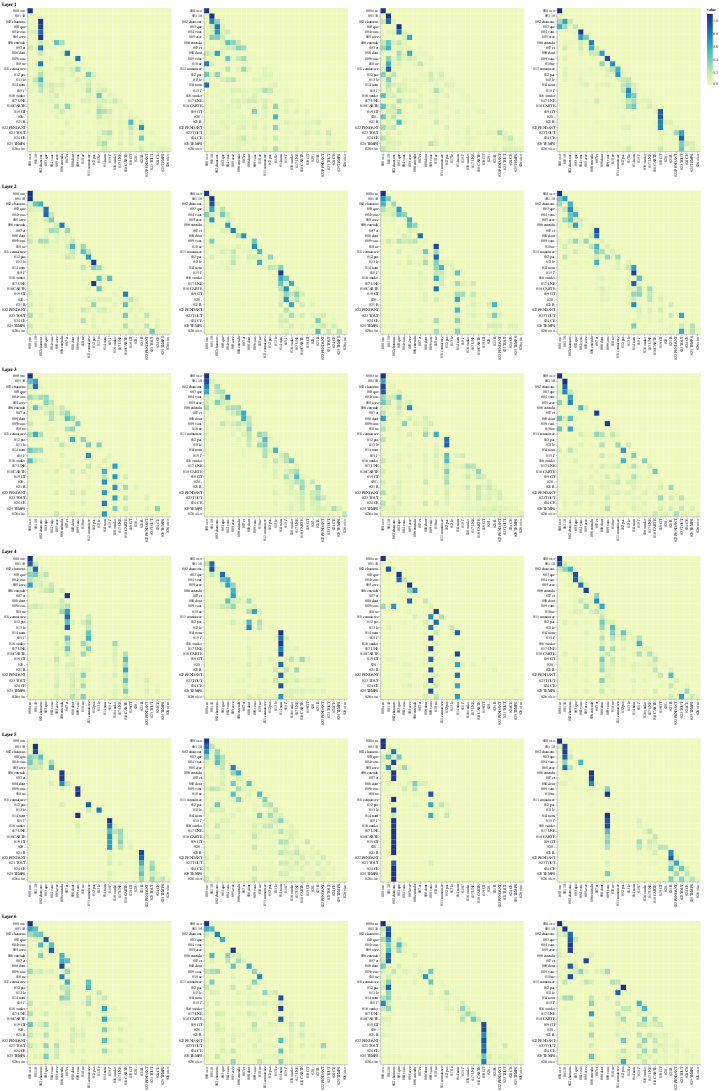

Notebook code for this chart:
### Markdown cell above
## Decoder Self Attention

### Code cell
def viz_decoder_self():
    model, example_data = run_model_example(n_examples=1)
    example = example_data[len(example_data) - 1]

    layer_viz = [
        visualize_layer(
            model,
            layer,
            get_decoder_self,
            len(example[1]),
            example[1],
            example[1],
        )
        for layer in range(6)
    ]
    return alt.hconcat(
        layer_viz[0]
        & layer_viz[1]
        & layer_viz[2]
        & layer_viz[3]
        & layer_viz[4]
        & layer_viz[5]
    )


show_example(viz_decoder_self)

### Figure 1 — Vega-Lite specification as saved in the notebook (floating-point values rounded to 4 significant figures; data arrays with more than 128 entries replaced by an {"elided": "..."} marker saying what was removed)
{"config": {"view": {"continuousWidth": 400, "continuousHeight": 300}}, "hconcat": [{"vconcat": [{"hconcat": [{"data": {"name": "data-06a665723d9df5a4ac3e4c959246958b"}, "mark": "rect", "encoding": {"color": {"type": "quantitative", "field": "value"}, "tooltip": [{"type": "quantitative", "field": "row"}, {"type": "quantitative", "field": "column"}, {"type": "quantitative", "field": "value"}, {"type": "nominal", "field": "row_token"}, {"type": "nominal", "field": "col_token"}], "x": {"type": "nominal", "axis": {"title": ""}, "field": "col_token"}, "y": {"type": "nominal", "axis": {"title": ""}, "field": "row_token"}}, "height": 400, "selection": {"selector055": {"type": "interval", "bind": "scales", "encodings": ["x", "y"]}}, "width": 400}, {"data": {"name": "data-dcdad1f34726a5d9081b41238a3834fb"}, "mark": "rect", "encoding": {"color": {"type": "quantitative", "field": "value"}, "tooltip": [{"type": "quantitative", "field": "row"}, {"type": "quantitative", "field": "column"}, {"type": "quantitative", "field": "value"}, {"type": "nominal", "field": "row_token"}, {"type": "nominal", "field": "col_token"}], "x": {"type": "nominal", "axis": {"title": ""}, "field": "col_token"}, "y": {"type": "nominal", "axis": {"title": ""}, "field": "row_token"}}, "height": 400, "selection": {"selector057": {"type": "interval", "bind": "scales", "encodings": ["x", "y"]}}, "width": 400}, {"data": {"name": "data-c5942dccf72186242ae2796cd63c56bd"}, "mark": "rect", "encoding": {"color": {"type": "quantitative", "field": "value"}, "tooltip": [{"type": "quantitative", "field": "row"}, {"type": "quantitative", "field": "column"}, {"type": "quantitative", "field": "value"}, {"type": "nominal", "field": "row_token"}, {"type": "nominal", "field": "col_token"}], "x": {"type": "nominal", "axis": {"title": ""}, "field": "col_token"}, "y": {"type": "nominal", "axis": {"title": ""}, "field": "row_token"}}, "height": 400, "selection": {"selector059": {"type": "interval", "bind": "scales", "encodings": ["x", "y"]}}, "width": 400}, {"data": {"name": "data-da7302128b21d435df5a9145e06860b9"}, "mark": "rect", "encoding": {"color": {"type": "quantitative", "field": "value"}, "tooltip": [{"type": "quantitative", "field": "row"}, {"type": "quantitative", "field": "column"}, {"type": "quantitative", "field": "value"}, {"type": "nominal", "field": "row_token"}, {"type": "nominal", "field": "col_token"}], "x": {"type": "nominal", "axis": {"title": ""}, "field": "col_token"}, "y": {"type": "nominal", "axis": {"title": ""}, "field": "row_token"}}, "height": 400, "selection": {"selector061": {"type": "interval", "bind": "scales", "encodings": ["x", "y"]}}, "width": 400}]}, {"vconcat": [{"hconcat": [{"data": {"name": "data-77762e59c53b61086022ba79dbf77c0b"}, "mark": "rect", "encoding": {"color": {"type": "quantitative", "field": "value"}, "tooltip": [{"type": "quantitative", "field": "row"}, {"type": "quantitative", "field": "column"}, {"type": "quantitative", "field": "value"}, {"type": "nominal", "field": "row_token"}, {"type": "nominal", "field": "col_token"}], "x": {"type": "nominal", "axis": {"title": ""}, "field": "col_token"}, "y": {"type": "nominal", "axis": {"title": ""}, "field": "row_token"}}, "height": 400, "selection": {"selector063": {"type": "interval", "bind": "scales", "encodings": ["x", "y"]}}, "width": 400}, {"data": {"name": "data-cd3b6942a03cf6197be966062d70d00e"}, "mark": "rect", "encoding": {"color": {"type": "quantitative", "field": "value"}, "tooltip": [{"type": "quantitative", "field": "row"}, {"type": "quantitative", "field": "column"}, {"type": "quantitative", "field": "value"}, {"type": "nominal", "field": "row_token"}, {"type": "nominal", "field": "col_token"}], "x": {"type": "nominal", "axis": {"title": ""}, "field": "col_token"}, "y": {"type": "nominal", "axis": {"title": ""}, "field": "row_token"}}, "height": 400, "selection": {"selector065": {"type": "interval", "bind": "scales", "encodings": ["x", "y"]}}, "width": 400}, {"data": {"name": "data-705739264165deedc5a18eca61327ca6"}, "mark": "rect", "encoding": {"color": {"type": "quantitative", "field": "value"}, "tooltip": [{"type": "quantitative", "field": "row"}, {"type": "quantitative", "field": "column"}, {"type": "quantitative", "field": "value"}, {"type": "nominal", "field": "row_token"}, {"type": "nominal", "field": "col_token"}], "x": {"type": "nominal", "axis": {"title": ""}, "field": "col_token"}, "y": {"type": "nominal", "axis": {"title": ""}, "field": "row_token"}}, "height": 400, "selection": {"selector067": {"type": "interval", "bind": "scales", "encodings": ["x", "y"]}}, "width": 400}, {"data": {"name": "data-db75b9a790a875446f353356ff329c3b"}, "mark": "rect", "encoding": {"color": {"type": "quantitative", "field": "value"}, "tooltip": [{"type": "quantitative", "field": "row"}, {"type": "quantitative", "field": "column"}, {"type": "quantitative", "field": "value"}, {"type": "nominal", "field": "row_token"}, {"type": "nominal", "field": "col_token"}], "x": {"type": "nominal", "axis": {"title": ""}, "field": "col_token"}, "y": {"type": "nominal", "axis": {"title": ""}, "field": "row_token"}}, "height": 400, "selection": {"selector069": {"type": "interval", "bind": "scales", "encodings": ["x", "y"]}}, "width": 400}]}], "title": "Layer 2"}, {"vconcat": [{"hconcat": [{"data": {"name": "data-21ec425225f2616d9d07356619ca282f"}, "mark": "rect", "encoding": {"color": {"type": "quantitative", "field": "value"}, "tooltip": [{"type": "quantitative", "field": "row"}, {"type": "quantitative", "field": "column"}, {"type": "quantitative", "field": "value"}, {"type": "nominal", "field": "row_token"}, {"type": "nominal", "field": "col_token"}], "x": {"type": "nominal", "axis": {"title": ""}, "field": "col_token"}, "y": {"type": "nominal", "axis": {"title": ""}, "field": "row_token"}}, "height": 400, "selection": {"selector071": {"type": "interval", "bind": "scales", "encodings": ["x", "y"]}}, "width": 400}, {"data": {"name": "data-dc8dde8ad799c3c539863c487dce760f"}, "mark": "rect", "encoding": {"color": {"type": "quantitative", "field": "value"}, "tooltip": [{"type": "quantitative", "field": "row"}, {"type": "quantitative", "field": "column"}, {"type": "quantitative", "field": "value"}, {"type": "nominal", "field": "row_token"}, {"type": "nominal", "field": "col_token"}], "x": {"type": "nominal", "axis": {"title": ""}, "field": "col_token"}, "y": {"type": "nominal", "axis": {"title": ""}, "field": "row_token"}}, "height": 400, "selection": {"selector073": {"type": "interval", "bind": "scales", "encodings": ["x", "y"]}}, "width": 400}, {"data": {"name": "data-13d44a4058c2eaf85b45aea3343e65ea"}, "mark": "rect", "encoding": {"color": {"type": "quantitative", "field": "value"}, "tooltip": [{"type": "quantitative", "field": "row"}, {"type": "quantitative", "field": "column"}, {"type": "quantitative", "field": "value"}, {"type": "nominal", "field": "row_token"}, {"type": "nominal", "field": "col_token"}], "x": {"type": "nominal", "axis": {"title": ""}, "field": "col_token"}, "y": {"type": "nominal", "axis": {"title": ""}, "field": "row_token"}}, "height": 400, "selection": {"selector075": {"type": "interval", "bind": "scales", "encodings": ["x", "y"]}}, "width": 400}, {"data": {"name": "data-77fb8d1ae85d116dcbadb69c302c29e5"}, "mark": "rect", "encoding": {"color": {"type": "quantitative", "field": "value"}, "tooltip": [{"type": "quantitative", "field": "row"}, {"type": "quantitative", "field": "column"}, {"type": "quantitative", "field": "value"}, {"type": "nominal", "field": "row_token"}, {"type": "nominal", "field": "col_token"}], "x": {"type": "nominal", "axis": {"title": ""}, "field": "col_token"}, "y": {"type": "nominal", "axis": {"title": ""}, "field": "row_token"}}, "height": 400, "selection": {"selector077": {"type": "interval", "bind": "scales", "encodings": ["x", "y"]}}, "width": 400}]}], "title": "Layer 3"}, {"vconcat": [{"hconcat": [{"data": {"name": "data-920623085b0172ef11ddb275a4bdb4a1"}, "mark": "rect", "encoding": {"color": {"type": "quantitative", "field": "value"}, "tooltip": [{"type": "quantitative", "field": "row"}, {"type": "quantitative", "field": "column"}, {"type": "quantitative", "field": "value"}, {"type": "nominal", "field": "row_token"}, {"type": "nominal", "field": "col_token"}], "x": {"type": "nominal", "axis": {"title": ""}, "field": "col_token"}, "y": {"type": "nominal", "axis": {"title": ""}, "field": "row_token"}}, "height": 400, "selection": {"selector079": {"type": "interval", "bind": "scales", "encodings": ["x", "y"]}}, "width": 400}, {"data": {"name": "data-d44192ec7649c7e80712311621d2670f"}, "mark": "rect", "encoding": {"color": {"type": "quantitative", "field": "value"}, "tooltip": [{"type": "quantitative", "field": "row"}, {"type": "quantitative", "field": "column"}, {"type": "quantitative", "field": "value"}, {"type": "nominal", "field": "row_token"}, {"type": "nominal", "field": "col_token"}], "x": {"type": "nominal", "axis": {"title": ""}, "field": "col_token"}, "y": {"type": "nominal", "axis": {"title": ""}, "field": "row_token"}}, "height": 400, "selection": {"selector081": {"type": "interval", "bind": "scales", "encodings": ["x", "y"]}}, "width": 400}, {"data": {"name": "data-b6fba9f0cae455044c99fe0803c552b7"}, "mark": "rect", "encoding": {"color": {"type": "quantitative", "field": "value"}, "tooltip": [{"type": "quantitative", "field": "row"}, {"type": "quantitative", "field": "column"}, {"type": "quantitative", "field": "value"}, {"type": "nominal", "field": "row_token"}, {"type": "nominal", "field": "col_token"}], "x": {"type": "nominal", "axis": {"title": ""}, "field": "col_token"}, "y": {"type": "nominal", "axis": {"title": ""}, "field": "row_token"}}, "height": 400, "selection": {"selector083": {"type": "interval", "bind": "scales", "encodings": ["x", "y"]}}, "width": 400}, {"data": {"name": "data-5d4edac0e0be31629808f8dd71484f5b"}, "mark": "rect", "encoding": {"color": {"type": "quantitative", "field": "value"}, "tooltip": [{"type": "quantitative", "field": "row"}, {"type": "quantitative", "field": "column"}, {"type": "quantitative", "field": "value"}, {"type": "nominal", "field": "row_token"}, {"type": "nominal", "field": "col_token"}], "x": {"type": "nominal", "axis": {"title": ""}, "field": "col_token"}, "y": {"type": "nominal", "axis": {"title": ""}, "field": "row_token"}}, "height": 400, "selection": {"selector085": {"type": "interval", "bind": "scales", "encodings": ["x", "y"]}}, "width": 400}]}], "title": "Layer 4"}, {"vconcat": [{"hconcat": [{"data": {"name": "data-0032c529da7647ce5a7cc50b7b7f3a18"}, "mark": "rect", "encoding": {"color": {"type": "quantitative", "field": "value"}, "tooltip": [{"type": "quantitative", "field": "row"}, {"type": "quantitative", "field": "column"}, {"type": "quantitative", "field": "value"}, {"type": "nominal", "field": "row_token"}, {"type": "nominal", "field": "col_token"}], "x": {"type": "nominal", "axis": {"title": ""}, "field": "col_token"}, "y": {"type": "nominal", "axis": {"title": ""}, "field": "row_token"}}, "height": 400, "selection": {"selector087": {"type": "interval", "bind": "scales", "encodings": ["x", "y"]}}, "width": 400}, {"data": {"name": "data-04c6e64d84fac96ebbc1e8710d8ab63f"}, "mark": "rect", "encoding": {"color": {"type": "quantitative", "field": "value"}, "tooltip": [{"type": "quantitative", "field": "row"}, {"type": "quantitative", "field": "column"}, {"type": "quantitative", "field": "value"}, {"type": "nominal", "field": "row_token"}, {"type": "nominal", "field": "col_token"}], "x": {"type": "nominal", "axis": {"title": ""}, "field": "col_token"}, "y": {"type": "nominal", "axis": {"title": ""}, "field": "row_token"}}, "height": 400, "selection": {"selector089": {"type": "interval", "bind": "scales", "encodings": ["x", "y"]}}, "width": 400}, {"data": {"name": "data-8939d790017c33278f7d39f02ec8b41c"}, "mark": "rect", "encoding": {"color": {"type": "quantitative", "field": "value"}, "tooltip": [{"type": "quantitative", "field": "row"}, {"type": "quantitative", "field": "column"}, {"type": "quantitative", "field": "value"}, {"type": "nominal", "field": "row_token"}, {"type": "nominal", "field": "col_token"}], "x": {"type": "nominal", "axis": {"title": ""}, "field": "col_token"}, "y": {"type": "nominal", "axis": {"title": ""}, "field": "row_token"}}, "height": 400, "selection": {"selector091": {"type": "interval", "bind": "scales", "encodings": ["x", "y"]}}, "width": 400}, {"data": {"name": "data-04d2e8cdae429a70e8156e9b5236abe5"}, "mark": "rect", "encoding": {"color": {"type": "quantitative", "field": "value"}, "tooltip": [{"type": "quantitative", "field": "row"}, {"type": "quantitative", "field": "column"}, {"type": "quantitative", "field": "value"}, {"type": "nominal", "field": "row_token"}, {"type": "nominal", "field": "col_token"}], "x": {"type": "nominal", "axis": {"title": ""}, "field": "col_token"}, "y": {"type": "nominal", "axis": {"title": ""}, "field": "row_token"}}, "height": 400, "selection": {"selector093": {"type": "interval", "bind": "scales", "encodings": ["x", "y"]}}, "width": 400}]}], "title": "Layer 5"}, {"vconcat": [{"hconcat": [{"data": {"name": "data-8267994140ac53d97e3afce16efb68ac"}, "mark": "rect", "encoding": {"color": {"type": "quantitative", "field": "value"}, "tooltip": [{"type": "quantitative", "field": "row"}, {"type": "quantitative", "field": "column"}, {"type": "quantitative", "field": "value"}, {"type": "nominal", "field": "row_token"}, {"type": "nominal", "field": "col_token"}], "x": {"type": "nominal", "axis": {"title": ""}, "field": "col_token"}, "y": {"type": "nominal", "axis": {"title": ""}, "field": "row_token"}}, "height": 400, "selection": {"selector095": {"type": "interval", "bind": "scales", "encodings": ["x", "y"]}}, "width": 400}, {"data": {"name": "data-26c8447b98f01436caf7a61056510433"}, "mark": "rect", "encoding": {"color": {"type": "quantitative", "field": "value"}, "tooltip": [{"type": "quantitative", "field": "row"}, {"type": "quantitative", "field": "column"}, {"type": "quantitative", "field": "value"}, {"type": "nominal", "field": "row_token"}, {"type": "nominal", "field": "col_token"}], "x": {"type": "nominal", "axis": {"title": ""}, "field": "col_token"}, "y": {"type": "nominal", "axis": {"title": ""}, "field": "row_token"}}, "height": 400, "selection": {"selector097": {"type": "interval", "bind": "scales", "encodings": ["x", "y"]}}, "width": 400}, {"data": {"name": "data-fa1e429d5c960687bc296e02198085af"}, "mark": "rect", "encoding": {"color": {"type": "quantitative", "field": "value"}, "tooltip": [{"type": "quantitative", "field": "row"}, {"type": "quantitative", "field": "column"}, {"type": "quantitative", "field": "value"}, {"type": "nominal", "field": "row_token"}, {"type": "nominal", "field": "col_token"}], "x": {"type": "nominal", "axis": {"title": ""}, "field": "col_token"}, "y": {"type": "nominal", "axis": {"title": ""}, "field": "row_token"}}, "height": 400, "selection": {"selector099": {"type": "interval", "bind": "scales", "encodings": ["x", "y"]}}, "width": 400}, {"data": {"name": "data-f2b848b64ec0be8f54bb39d855f3f97f"}, "mark": "rect", "encoding": {"color": {"type": "quantitative", "field": "value"}, "tooltip": [{"type": "quantitative", "field": "row"}, {"type": "quantitative", "field": "column"}, {"type": "quantitative", "field": "value"}, {"type": "nominal", "field": "row_token"}, {"type": "nominal", "field": "col_token"}], "x": {"type": "nominal", "axis": {"title": ""}, "field": "col_token"}, "y": {"type": "nominal", "axis": {"title": ""}, "field": "row_token"}}, "height": 400, "selection": {"selector101": {"type": "interval", "bind": "scales", "encodings": ["x", "y"]}}, "width": 400}]}], "title": "Layer 6"}], "title": "Layer 1"}], "$schema": "https://vega.github.io/schema/vega-lite/v4.8.1.json", "datasets": {"data-06a665723d9df5a4ac3e4c959246958b": {"elided": "729 records"}, "data-dcdad1f34726a5d9081b41238a3834fb": {"elided": "729 records"}, "data-c5942dccf72186242ae2796cd63c56bd": {"elided": "729 records"}, "data-da7302128b21d435df5a9145e06860b9": {"elided": "729 records"}, "data-77762e59c53b61086022ba79dbf77c0b": {"elided": "729 records"}, "data-cd3b6942a03cf6197be966062d70d00e": {"elided": "729 records"}, "data-705739264165deedc5a18eca61327ca6": {"elided": "729 records"}, "data-db75b9a790a875446f353356ff329c3b": {"elided": "729 records"}, "data-21ec425225f2616d9d07356619ca282f": {"elided": "729 records"}, "data-dc8dde8ad799c3c539863c487dce760f": {"elided": "729 records"}, "data-13d44a4058c2eaf85b45aea3343e65ea": {"elided": "729 records"}, "data-77fb8d1ae85d116dcbadb69c302c29e5": {"elided": "729 records"}, "data-920623085b0172ef11ddb275a4bdb4a1": {"elided": "729 records"}, "data-d44192ec7649c7e80712311621d2670f": {"elided": "729 records"}, "data-b6fba9f0cae455044c99fe0803c552b7": {"elided": "729 records"}, "data-5d4edac0e0be31629808f8dd71484f5b": {"elided": "729 records"}, "data-0032c529da7647ce5a7cc50b7b7f3a18": {"elided": "729 records"}, "data-04c6e64d84fac96ebbc1e8710d8ab63f": {"elided": "729 records"}, "data-8939d790017c33278f7d39f02ec8b41c": {"elided": "729 records"}, "data-04d2e8cdae429a70e8156e9b5236abe5": {"elided": "729 records"}, "data-8267994140ac53d97e3afce16efb68ac": {"elided": "729 records"}, "data-26c8447b98f01436caf7a61056510433": {"elided": "729 records"}, "data-fa1e429d5c960687bc296e02198085af": {"elided": "729 records"}, "data-f2b848b64ec0be8f54bb39d855f3f97f": {"elided": "729 records"}}}
